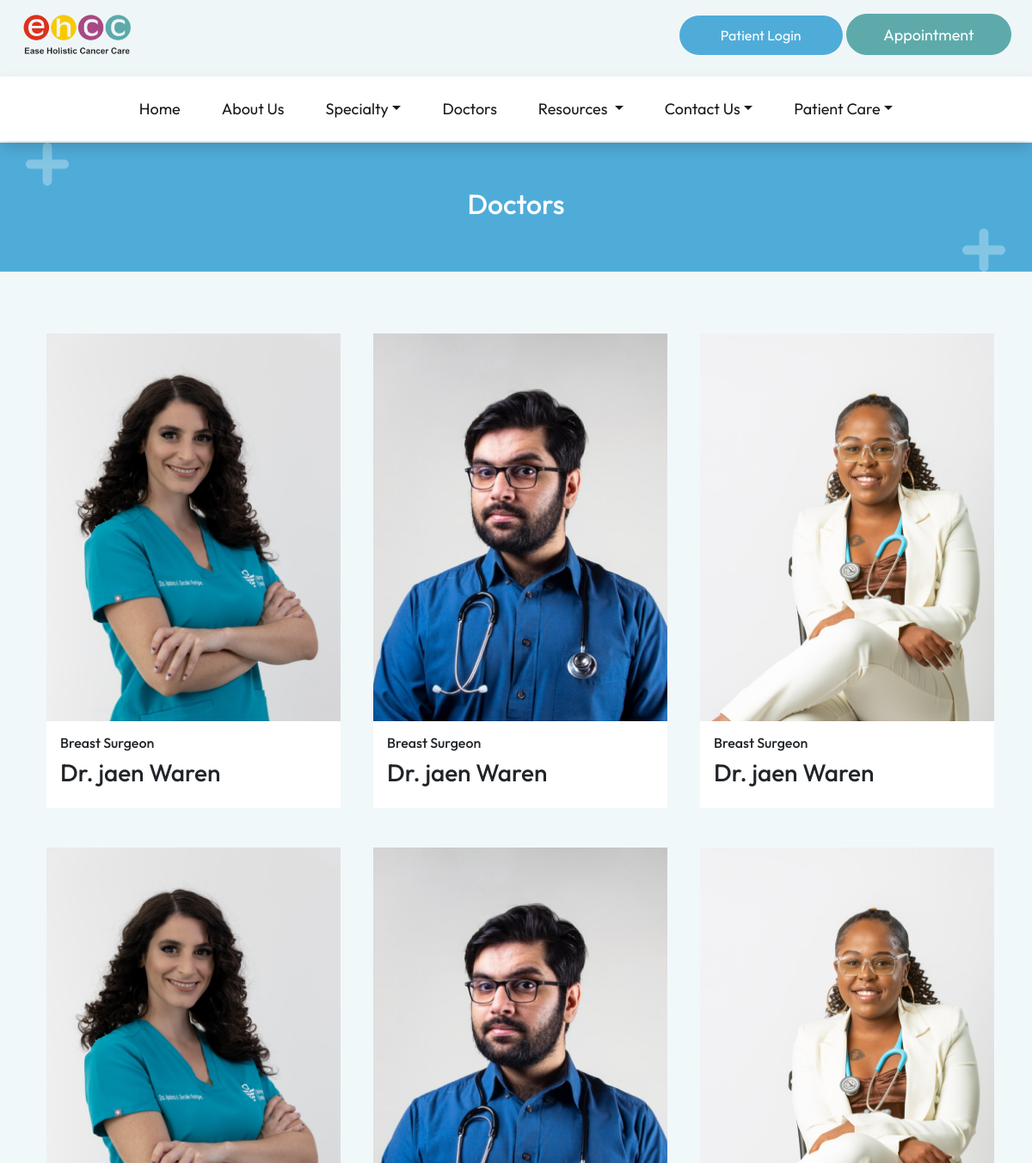
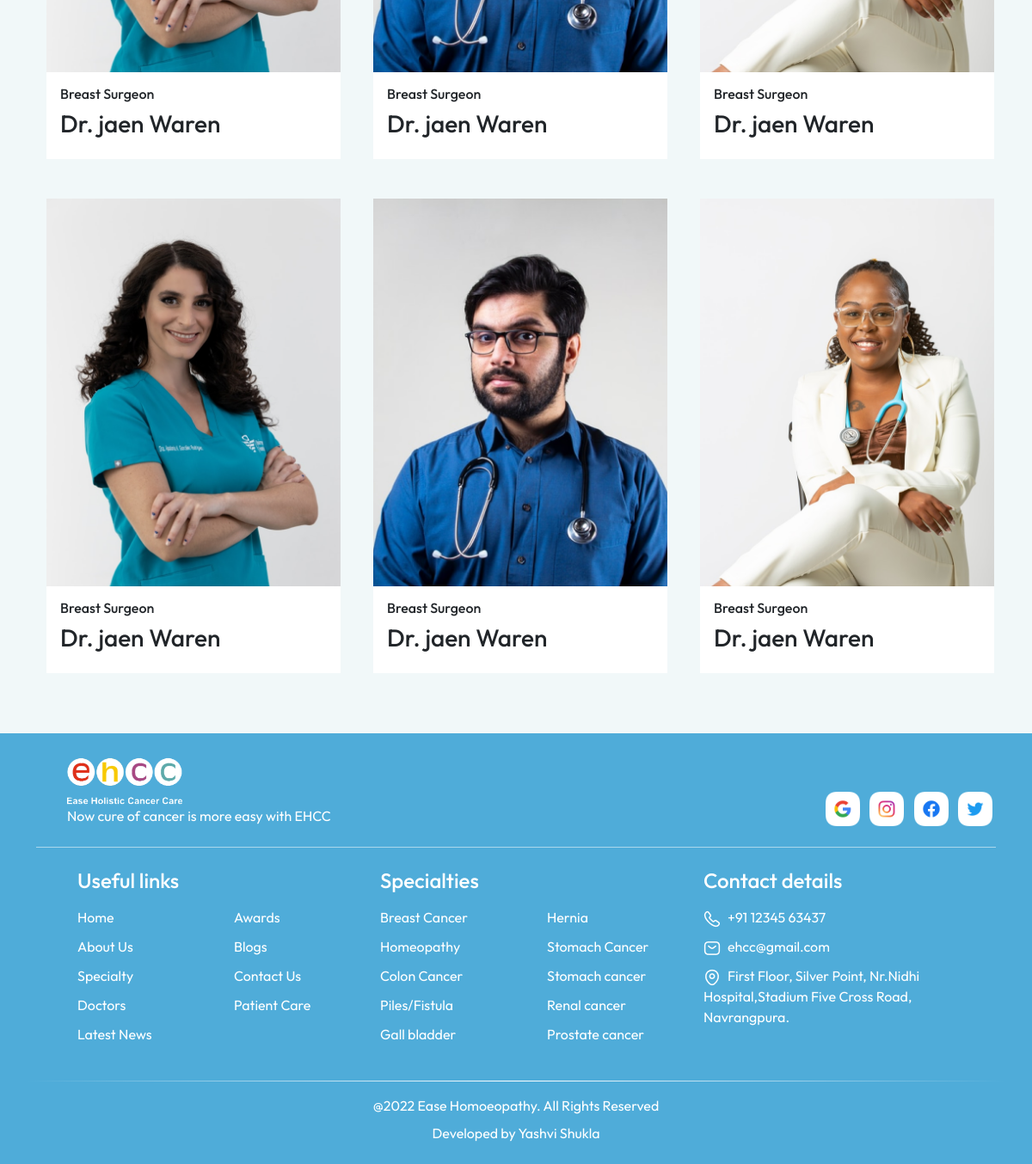
/doctors/, run on an earlier commit of the app's database (2 pictures, top to bottom).
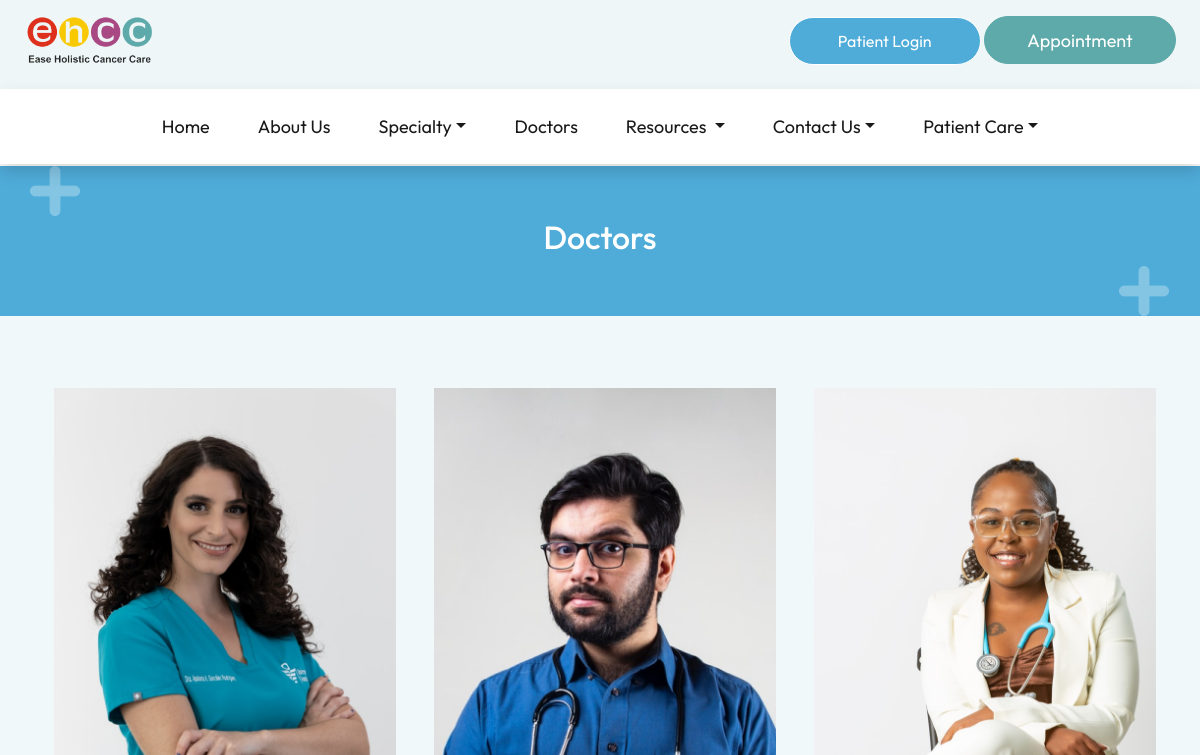
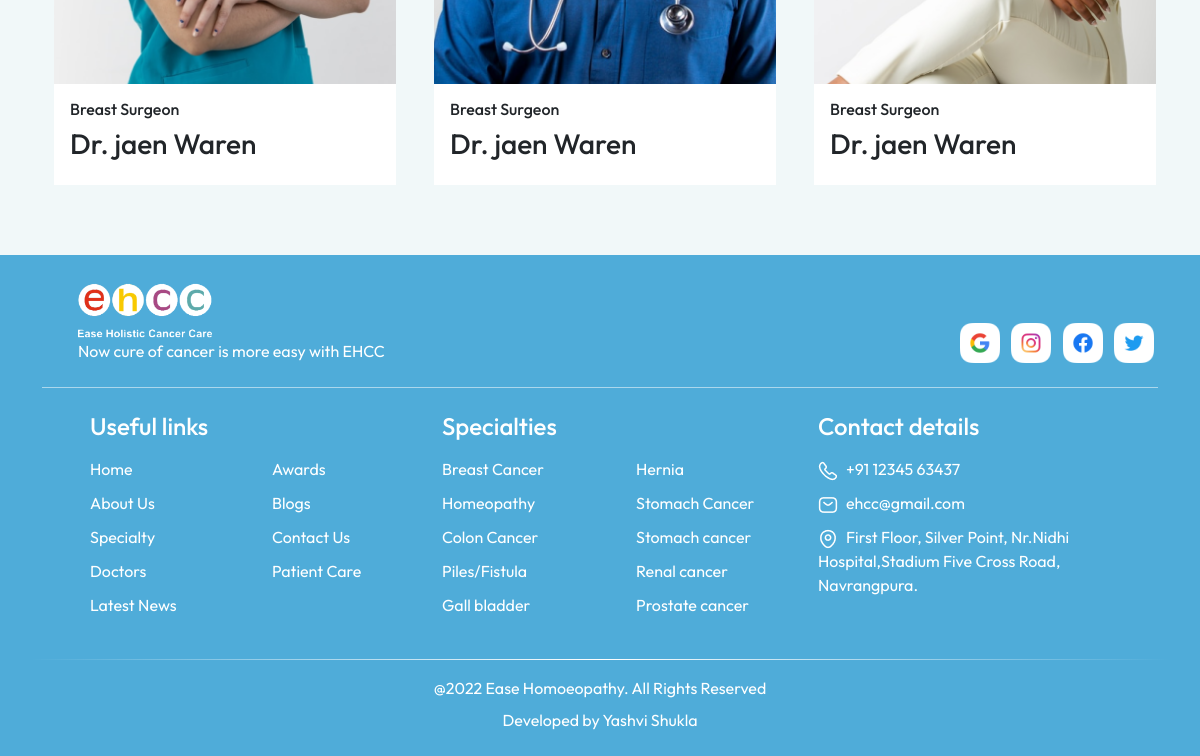
And on a later commit of the database (2 pictures, top to bottom).
### tables this page shows
CREATE TABLE "doctors" (
	"id"	INTEGER,
	"name"	TEXT,
	"current_appointment"	TEXT,
	"profile_image"	TEXT
);

CREATE TABLE "social_links" (
	"social_name"	TEXT,
	"social_link"	TEXT
);

### flask_app.py (the view)
@app.route('/doctors/')
def doctors():
    database_connection = sqlite3.connect(database_location)
    database_cursor = database_connection.cursor()
    data = database_cursor.execute("SELECT * FROM doctors")
    data = data.fetchall()
    database_connection.commit()
    return render_template('doctors.html',social_links=social_links, data=data, navbar_specialties=navbar_specialties, navbar_diseases=navbar_diseases)

### templates/doctors.html (shortened to what this page needs)
<!DOCTYPE html>
<html lang="en">
<head>
  <link href="https://cdn.jsdelivr.net/npm/bootstrap@5.2.0/dist/css/bootstrap.min.css" rel="stylesheet"
 />
  <link rel="stylesheet" href="../static/stylesheets/common.css" />
  <link rel="stylesheet" href="../static/stylesheets/doctors.css" />
</head>
<body>
  {% include 'navbar.html' %}
  <header>
    <div class="container h-100 mt-3">
      <div class="row h-100 align-items-center">
        <h2 class="text-center text-white">Doctors</h2>
      </div>
    </div>
  </header>
  <div class="doctor_carousel_container py-5">
    <div class="container">
      <div class="row">
        {% for doctor in data %}
        <div class="doctor_card col-lg-4 col-md-6 col-12 px-4 my-4"
          onclick="window.location.href='/doctorInfo/{{doctor[0]}}'">
          <img src="{{doctor[3]}}" alt="doctor-image" />
          <div class="p-3">
            <h6>{{doctor[2]}}</h6>
            <h3>{{doctor[1]}}</h3>
          </div>
        </div>
        {% endfor %}
      </div>
    </div>
  </div>
  {% include 'footer.html' %}
</body>
</html>

### templates/navbar.html (shortened to what this page needs)
<div class="fixed-top">
    <div id="top_navbar" class="py-2">
        <div class="container-fluid px-4">
            <div class="row align-items-center">
                <div class="col-lg-6 text-lg-start text-center mb-2">
                    <a href="/" class="top_navbar_logo">
                        <img src="../../static/images/logo/navbar_logo.png" alt="Hospital logo" height="60"
                            id="navbar_logo_top" />
                    </a>
                </div>
                <div class="col-lg-6 text-lg-end text-center mb-3">
                    <button class="button_cta_white" onclick="window.location.href='/patient/'" id="patient_home"
                        style="visibility: hidden;">
                        Patient Login
                    </button>
                    <button class="button_cta_appointment mt-2"
                        onclick="window.location.href='/appointment/'">Appointment</button>
                </div>
            </div>
        </div>
    </div>
    <nav class="navbar navbar-expand-lg bg-white shadow">
        <div class="container-fluid pt-2">
            <div class="collapse navbar-collapse" id="navbarNav">
                <ul class="navbar-nav m-auto mb-2 mb-lg-md-0">
                    <li class="nav-item mx-3">
                        <a class="nav-link active" aria-current="page" href="/">Home</a>
                    </li>
                    <li class="nav-item mx-3">
                        <a class="nav-link active" aria-current="page" href="/about/">About Us</a>
                    </li>
                    <li class="nav-item mx-3 dropdown">
                        <a href="" class="nav-link dropdown-toggle active" data-bs-toggle="dropdown"
                            href="/specialty/">Specialty</a>
                    </li>
                    <li class="nav-item mx-3">
                        <a class="nav-link active" aria-current="page" href="/doctors">Doctors</a>
                    </li>
                    <li class="nav-item mx-3 dropdown">
                        <a class="nav-link dropdown-toggle active" href="#" role="button" data-bs-toggle="dropdown"
                            aria-expanded="false">
                            Resources
                        </a>
                    </li>
                    <li class="nav-item mx-3 dropdown">
                        <a class="nav-link active dropdown-toggle active" role="button" href="/contact/"
                            data-bs-toggle="dropdown" aria-expanded="false">Contact Us</a>
                    </li>
                    <li class="nav-item mx-3 dropdown">
                        <a class="nav-link active dropdown-toggle active" role="button" href="/patientCare"
                            data-bs-toggle="dropdown" aria-expanded="false">Patient Care</a>
                    </li>
                </ul>
            </div>
        </div>
    </nav>
</div>

### templates/footer.html (shortened to what this page needs)
<div class="footer">
    <div class="container">
        <div class="row align-items-end">
            <div class="col-md-8 px-md-5 mt-4 mb-3">
                <img src="../../static/images/logo/footer_logo.png" alt="Hospital logo" height="60" />
                <p class="text-white mb-0">
                    Now cure of cancer is more easy with EHCC
                </p>
            </div>
            <div class="col-md-4 pt-4 mb-3 text-md-end">
                {% for social in social_links %}
                <a href="{{social[1]}}">
                    <img src="../../static/images/logo/{{social[0]}}_icon.png" alt="{{social[0]}} logo"
                        class="img-fluid mx-1" style="height: 40px; width: auto;" />
                </a>
                {% endfor %}
            </div>
        </div>
        <div class="footer_line mt-2"></div>
        <div class="row text-white pt-4 ps-md-5 footer_links">
            <div class="col-md-4 col-sm-6 mb-4">
                <h4 class="mb-3">Useful links</h4>
                <div class="row">
                    <div class="col-lg-6 col-sm-12 col-6">
                        <a href="/">
                            <p>Home</p>
                        </a>
                        <a href="/about/">
                            <p>About Us</p>
                        </a>
                        <a href="/specialty/">
                            <p>Specialty</p>
                        </a>
                        <a href="/doctors/">
                            <p>Doctors</p>
                        </a>
                        <a href="/news/">
                            <p>Latest News</p>
                        </a>
                    </div>
                    <div class="col-lg-6 col-sm-12 col-6">
                        <a href="/awards/">
                            <p>Awards</p>
                        </a>
                        <a href="/blogs/">
                            <p>Blogs</p>
                        </a>
                        <a href="/contact/">
                            <p>Contact Us</p>
                        </a>
                        <a href="#">
                            <p>Patient Care</p>
                        </a>
                    </div>
                </div>
            </div>
            <div class="col-md-4 col-sm-6 mb-4 g-md-0">
                <h4 class="mb-3">Specialties</h4>
                <div class="row">
                    <div class="col-lg-6 col-sm-12 col-6">
                        <p>Breast Cancer</p>
                        <p>Homeopathy</p>
                        <p>Colon Cancer</p>
                        <p>Piles/Fistula</p>
                        <p>Gall bladder</p>
                    </div>
                    <div class="col-lg-6 col-sm-12 col-6">
                        <p>Hernia</p>
                        <p>Stomach Cancer</p>
                        <p>Stomach cancer</p>
                        <p>Renal cancer</p>
                        <p>Prostate cancer</p>
                    </div>
                </div>
            </div>
            <div class="col-md-4 col-sm-12">
                <h4 class="mb-3">Contact details</h4>
                <p>
                    <img src="../../static/images/logo/footercall_icon.png" alt="call logo" /><span class="ps-2">+91
                        12345
                        63437</span>
                </p>
                <p>
                    <img src="../../static/images/logo/mail_icon.png" alt="mail icon" /><span
                        class="ps-2">ehcc@gmail.com</span>
                </p>
                <p>
                    <img src="../../static/images/logo/location_icon.png" alt="location icon" /><span class="ps-2">First
                        Floor,
                        Silver Point, Nr.Nidhi Hospital,Stadium Five Cross
                        Road, Navrangpura.</span>
                </p>
            </div>
        </div>
        <div class="row my-2">
            <div class="footer_line_2"></div>
        </div>
        <div class="row text-white">
            <div class="py-2 text-center">
                @2022 Ease Homoeopathy. All Rights Reserved
            </div>
            <div class="text-center">
                Developed by <a href="" class="footer_credit">Yashvi Shukla</a></br></br>
            </div>
        </div>
    </div>
</div>

### static/stylesheets/common.css (style rules this page uses)
html, body { overflow-x: hidden; }
body { margin-top: 150px; }
* { margin: 0; padding: 0; box-sizing: border-box; font-family: "Outfit", sans-serif; }
:root { --nav-color: #EEF6F7; --primary-color: #5eaaaa; --heading-color: #4facd9; --section-background-color: #cae6f4; --contact-background-color: #284f4f; }
a { color: unset; text-decoration: none; cursor: pointer; }
#top_navbar { background-color: var(--nav-color); }
#navbar_logo_top, #navbar_logo_bottom { transition: 0.4s; }
#top_navbar { transition: 0.4s; }
.nav-item a { text-decoration: none; color: #b0b0b0; font-size: large; }
.button_cta_white { width: 12rem; height: 3rem; border: 1px solid white; background-color: var(--heading-color); border-radius: 50px; color: white; }
.button_cta_appointment { width: 12rem; height: 3rem; border: 1px solid var(--primary-color) !important; background-color: var(--primary-color); border-radius: 50px; color: white; font-size: 18px; }
.footer { background-color: var(--heading-color); }
.footer_line { height: 1px; background-color: rgba(255, 255, 255, 0.521); }
.footer_line_2 { height: 1px; background: linear-gradient(to right, rgba(40, 79, 79, 0) 0%, white 50%, rgba(40, 79, 79, 0) 100%); }
.footer_credit { text-decoration: none; color: white; }
@media only screen and (max-width: 1200px) { .navbar { padding: 0.5rem 2rem; } }
.footer_links p { margin-bottom: 10px !important; cursor: pointer; }

### static/stylesheets/doctors.css (style rules this page uses)
header { background: url(../images/elements/header_title.png) no-repeat; height: 150px; width: 100%; background-size: cover; background-position: center; }
.doctor_carousel_container { background-color: rgba(119, 185, 193, 0.1); }
.doctor_card { height: 550px; position: relative; cursor: pointer; }
.doctor_card img { width: 90%; height: 100%; object-fit: cover; object-position: top; position: absolute; }
.doctor_card div { position: absolute; bottom: -2px; background-color: white; width: 90%; transition: 0.3s; }

What changed in the data, as far as the page shows it:
removed doctors: profile_image (picture), current_appointment "Breast Surgeon", name "Dr. jaen Waren"
removed doctors: profile_image (picture), current_appointment "Breast Surgeon", name "Dr. jaen Waren"
removed doctors: profile_image (picture), current_appointment "Breast Surgeon", name "Dr. jaen Waren"
removed doctors: profile_image (picture), current_appointment "Breast Surgeon", name "Dr. jaen Waren"
removed doctors: profile_image (picture), current_appointment "Breast Surgeon", name "Dr. jaen Waren"
removed doctors: profile_image (picture), current_appointment "Breast Surgeon", name "Dr. jaen Waren"
